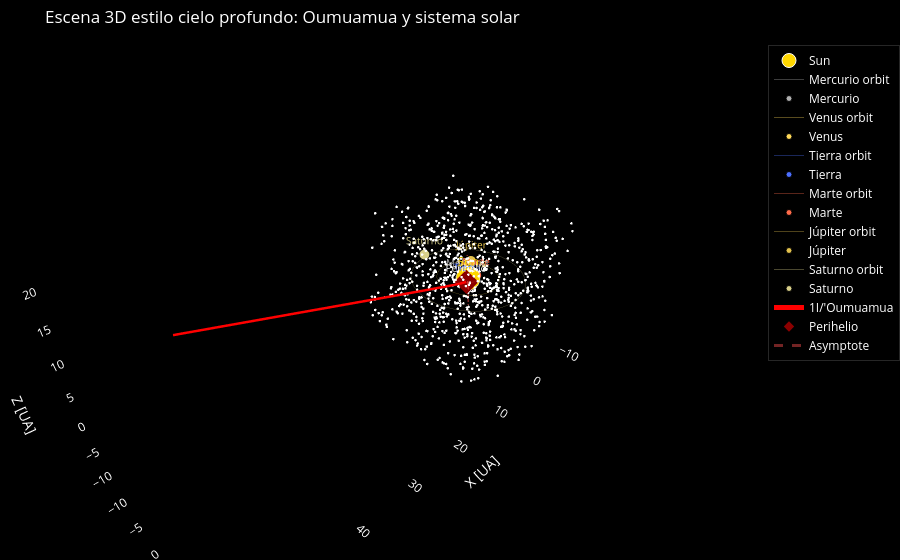

Notebook code cell kept with this figure:
### Markdown cell above
## 5.3) Visualización estilo cielo profundo

Versión visual más cercana a una carta/escena espacial: fondo negro, órbitas finas, etiquetas pequeñas y trayectoria resaltada. La idea es que se parezca más a las imágenes de referencia.

### Code cell
import plotly.graph_objects as go
from plotly.subplots import make_subplots

# --- Visualización estilo cielo profundo ---
# Objetivo: una escena negra, órbitas finas, etiquetas discretas y la trayectoria de Oumuamua destacada.

rng = np.random.default_rng(7)
star_n = 900
star_xyz = rng.uniform(-12, 12, size=(star_n, 3))
star_brightness = rng.uniform(0.15, 0.95, star_n)

# Función auxiliar para órbitas circulares en el plano eclíptico

def orbit_ring(a_au, n=360):
    t = np.linspace(0, 2*np.pi, n)
    return a_au*np.cos(t), a_au*np.sin(t), np.zeros_like(t)

fig3d = go.Figure()

# Fondo estelar
fig3d.add_trace(go.Scatter3d(
    x=star_xyz[:, 0], y=star_xyz[:, 1], z=star_xyz[:, 2],
    mode='markers',
    marker=dict(size=1.5, color='rgba(255,255,255,0.65)'),
    hoverinfo='skip',
    showlegend=False
))

# Sol
fig3d.add_trace(go.Scatter3d(
    x=[0], y=[0], z=[0],
    mode='markers+text',
    marker=dict(size=14, color='gold', line=dict(color='white', width=1)),
    text=['Sun'], textposition='top center',
    textfont=dict(color='gold', size=12),
    name='Sun'
))

# Órbitas planetarias y posiciones reales
colores_planetas = {
    'Mercurio': '#b0b0b0',
    'Venus': '#ffd95a',
    'Tierra': '#4c6fff',
    'Marte': '#ff6b4a',
    'Júpiter': '#e2c14d',
    'Saturno': '#d8cf8a',
}

for nombre, info in posiciones_planetas.items():
    a_au = info.get('a_au', np.linalg.norm(info['r']) / au_km)
    ox, oy, oz = orbit_ring(a_au)
    fig3d.add_trace(go.Scatter3d(
        x=ox, y=oy, z=oz,
        mode='lines',
        line=dict(color=colores_planetas.get(nombre, 'white'), width=1),
        opacity=0.35,
        hoverinfo='skip',
        name=f'{nombre} orbit'
    ))

    r_au = info['r'] / au_km
    fig3d.add_trace(go.Scatter3d(
        x=[r_au[0]], y=[r_au[1]], z=[r_au[2]],
        mode='markers+text',
        marker=dict(size=6, color=colores_planetas.get(nombre, 'white'), line=dict(color='black', width=1)),
        text=[nombre], textposition='top center',
        textfont=dict(size=10, color=colores_planetas.get(nombre, 'white')),
        name=nombre
    ))

# Trayectoria de Oumuamua
fig3d.add_trace(go.Scatter3d(
    x=rs_obj_au[:, 0], y=rs_obj_au[:, 1], z=rs_obj_au[:, 2],
    mode='lines',
    line=dict(color='red', width=5),
    name="1I/'Oumuamua"
))

# Perihelio
fig3d.add_trace(go.Scatter3d(
    x=[rs_obj_au[idx_perihelio, 0]],
    y=[rs_obj_au[idx_perihelio, 1]],
    z=[rs_obj_au[idx_perihelio, 2]],
    mode='markers+text',
    marker=dict(size=8, color='darkred', symbol='diamond'),
    text=['Perihelio'], textposition='top center',
    textfont=dict(color='white', size=10),
    name='Perihelio'
))

# Asíntota de entrada/salida
L3 = 8.0
fig3d.add_trace(go.Scatter3d(
    x=[-L3*u_in_eci[0], L3*u_in_eci[0]],
    y=[-L3*u_in_eci[1], L3*u_in_eci[1]],
    z=[-L3*u_in_eci[2], L3*u_in_eci[2]],
    mode='lines',
    line=dict(color='rgba(255,80,80,0.45)', width=3, dash='dash'),
    name='Asymptote'
))

fig3d.update_layout(
    title="Escena 3D estilo cielo profundo: Oumuamua y sistema solar",
    paper_bgcolor='black',
    plot_bgcolor='black',
    font=dict(color='white'),
    margin=dict(l=0, r=0, t=45, b=0),
    scene=dict(
        xaxis=dict(title='X [UA]', color='white', showbackground=False, showgrid=False, zeroline=False),
        yaxis=dict(title='Y [UA]', color='white', showbackground=False, showgrid=False, zeroline=False),
        zaxis=dict(title='Z [UA]', color='white', showbackground=False, showgrid=False, zeroline=False),
        aspectmode='data',
        bgcolor='black'
    ),
    legend=dict(bgcolor='rgba(0,0,0,0.25)', bordercolor='rgba(255,255,255,0.15)', borderwidth=1)
)

fig3d.show()

### Figure 1 — Plotly figure (JSON) as saved in the notebook; plotly's stock layout.template omitted (floating-point values rounded to 4 significant figures; data arrays with more than 128 entries replaced by an {"elided": "..."} marker saying what was removed)
{"data": [{"hoverinfo": "skip", "marker": {"color": "rgba(255,255,255,0.65)", "size": 1.5}, "mode": "markers", "showlegend": false, "type": "scatter3d", "x": {"elided": "900 float values"}, "y": {"elided": "900 float values"}, "z": {"elided": "900 float values"}}, {"marker": {"color": "gold", "line": {"color": "white", "width": 1}, "size": 14}, "mode": "markers+text", "name": "Sun", "text": ["Sun"], "textfont": {"color": "gold", "size": 12}, "textposition": "top center", "type": "scatter3d", "x": [0], "y": [0], "z": [0]}, {"hoverinfo": "skip", "line": {"color": "#b0b0b0", "width": 1}, "mode": "lines", "name": "Mercurio orbit", "opacity": 0.35, "type": "scatter3d", "x": {"elided": "360 float values"}, "y": {"elided": "360 float values"}, "z": {"elided": "360 float values"}}, {"marker": {"color": "#b0b0b0", "line": {"color": "black", "width": 1}, "size": 6}, "mode": "markers+text", "name": "Mercurio", "text": ["Mercurio"], "textfont": {"color": "#b0b0b0", "size": 10}, "textposition": "top center", "type": "scatter3d", "x": [-0.2683], "y": [-0.3621], "z": [-0.005372]}, {"hoverinfo": "skip", "line": {"color": "#ffd95a", "width": 1}, "mode": "lines", "name": "Venus orbit", "opacity": 0.35, "type": "scatter3d", "x": {"elided": "360 float values"}, "y": {"elided": "360 float values"}, "z": {"elided": "360 float values"}}, {"marker": {"color": "#ffd95a", "line": {"color": "black", "width": 1}, "size": 6}, "mode": "markers+text", "name": "Venus", "text": ["Venus"], "textfont": {"color": "#ffd95a", "size": 10}, "textposition": "top center", "type": "scatter3d", "x": [-0.6731], "y": [0.2489], "z": [0.04218]}, {"hoverinfo": "skip", "line": {"color": "#4c6fff", "width": 1}, "mode": "lines", "name": "Tierra orbit", "opacity": 0.35, "type": "scatter3d", "x": {"elided": "360 float values"}, "y": {"elided": "360 float values"}, "z": {"elided": "360 float values"}}, {"marker": {"color": "#4c6fff", "line": {"color": "black", "width": 1}, "size": 6}, "mode": "markers+text", "name": "Tierra", "text": ["Tierra"], "textfont": {"color": "#4c6fff", "size": 10}, "textposition": "top center", "type": "scatter3d", "x": [0.8849], "y": [0.4661], "z": [-0.0001556]}, {"hoverinfo": "skip", "line": {"color": "#ff6b4a", "width": 1}, "mode": "lines", "name": "Marte orbit", "opacity": 0.35, "type": "scatter3d", "x": {"elided": "360 float values"}, "y": {"elided": "360 float values"}, "z": {"elided": "360 float values"}}, {"marker": {"color": "#ff6b4a", "line": {"color": "black", "width": 1}, "size": 6}, "mode": "markers+text", "name": "Marte", "text": ["Marte"], "textfont": {"color": "#ff6b4a", "size": 10}, "textposition": "top center", "type": "scatter3d", "x": [-1.579], "y": [0.5244], "z": [0.04955]}, {"hoverinfo": "skip", "line": {"color": "#e2c14d", "width": 1}, "mode": "lines", "name": "Júpiter orbit", "opacity": 0.35, "type": "scatter3d", "x": {"elided": "360 float values"}, "y": {"elided": "360 float values"}, "z": {"elided": "360 float values"}}, {"marker": {"color": "#e2c14d", "line": {"color": "black", "width": 1}, "size": 6}, "mode": "markers+text", "name": "Júpiter", "text": ["Júpiter"], "textfont": {"color": "#e2c14d", "size": 10}, "textposition": "top center", "type": "scatter3d", "x": [-4.569], "y": [-2.945], "z": [0.1144]}, {"hoverinfo": "skip", "line": {"color": "#d8cf8a", "width": 1}, "mode": "lines", "name": "Saturno orbit", "opacity": 0.35, "type": "scatter3d", "x": {"elided": "360 float values"}, "y": {"elided": "360 float values"}, "z": {"elided": "360 float values"}}, {"marker": {"color": "#d8cf8a", "line": {"color": "black", "width": 1}, "size": 6}, "mode": "markers+text", "name": "Saturno", "text": ["Saturno"], "textfont": {"color": "#d8cf8a", "size": 10}, "textposition": "top center", "type": "scatter3d", "x": [-0.3317], "y": [-10.05], "z": [0.1879]}, {"line": {"color": "red", "width": 5}, "mode": "lines", "name": "1I/'Oumuamua", "type": "scatter3d", "x": {"elided": "2000 float values"}, "y": {"elided": "2000 float values"}, "z": {"elided": "2000 float values"}}, {"marker": {"color": "darkred", "size": 8, "symbol": "diamond"}, "mode": "markers+text", "name": "Perihelio", "text": ["Perihelio"], "textfont": {"color": "white", "size": 10}, "textposition": "top center", "type": "scatter3d", "x": [1.147], "y": [0.5394], "z": [-0.01339]}, {"line": {"color": "rgba(255,80,80,0.45)", "dash": "dash", "width": 3}, "mode": "lines", "name": "Asymptote", "type": "scatter3d", "x": [6.255, -6.255], "y": [4.985, -4.985], "z": [0.1852, -0.1852]}], "layout": {"font": {"color": "white"}, "legend": {"bgcolor": "rgba(0,0,0,0.25)", "bordercolor": "rgba(255,255,255,0.15)", "borderwidth": 1}, "margin": {"b": 0, "l": 0, "r": 0, "t": 45}, "paper_bgcolor": "black", "plot_bgcolor": "black", "scene": {"aspectmode": "data", "bgcolor": "black", "xaxis": {"color": "white", "showbackground": false, "showgrid": false, "title": {"text": "X [UA]"}, "zeroline": false}, "yaxis": {"color": "white", "showbackground": false, "showgrid": false, "title": {"text": "Y [UA]"}, "zeroline": false}, "zaxis": {"color": "white", "showbackground": false, "showgrid": false, "title": {"text": "Z [UA]"}, "zeroline": false}}, "title": {"text": "Escena 3D estilo cielo profundo: Oumuamua y sistema solar"}}}
